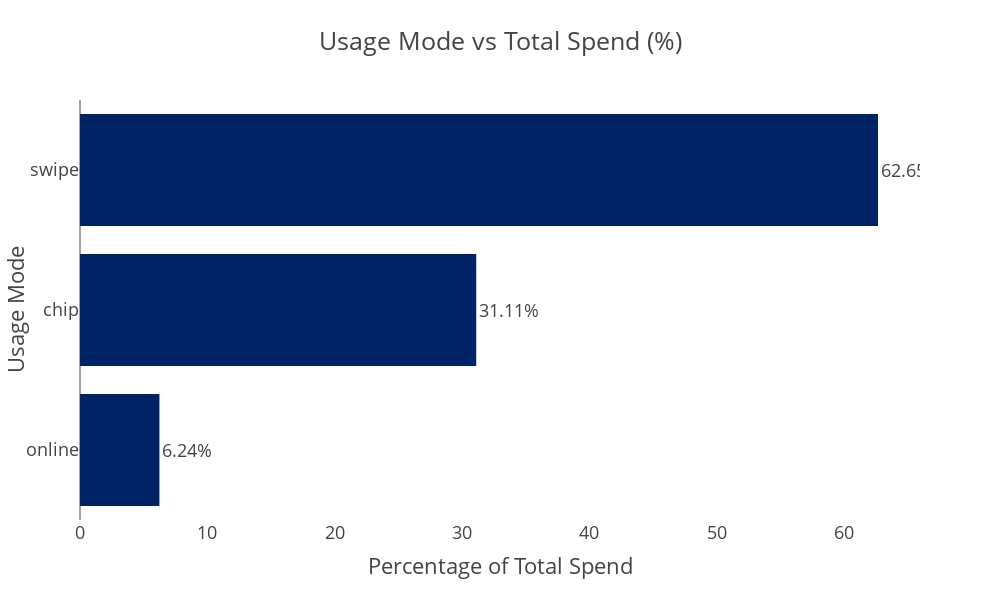

Notebook code for this chart:
### Code cell
fig = px.bar(
    usage_vs_spend,
    x='percentage',
    y='Use Chip',
    orientation='h',
    title='Usage Mode vs Total Spend (%)',
    color_discrete_sequence=['#002366'],
    text='percentage',
    height=600,
    width=1000
)

fig.update_layout(
    template="presentation",
    xaxis_title="Percentage of Total Spend",
    yaxis_title="Usage Mode",
    legend_title_text=None,
    paper_bgcolor="rgba(0, 0, 0, 0)",
    plot_bgcolor="rgba(0, 0, 0, 0)",
    xaxis=dict(showgrid=False),
    yaxis=dict(showgrid=False)
)

fig.update_traces(
    texttemplate="%{text:.2f}%",
    textposition="outside",
    marker_line_width=0
)

fig.write_image(os.path.join(results_dir, 'Usage_Mode_vs_Total_Spend.jpg'))
fig.write_image(os.path.join(results_dir, 'Usage_Mode_vs_Total_Spend.png'))
fig.write_html(os.path.join(results_dir, 'Usage_Mode_vs_Total_Spend.html'))

fig.show()

### Figure 1 — Plotly figure (JSON) as saved in the notebook; plotly's stock layout.template omitted (floating-point values rounded to 4 significant figures)
{"data": [{"hovertemplate": "percentage=%{text}<br>Use Chip=%{y}<extra></extra>", "legendgroup": "", "marker": {"color": "#002366", "line": {"width": 0}, "pattern": {"shape": ""}}, "name": "", "orientation": "h", "showlegend": false, "text": [6.236, 31.11, 62.65], "textposition": "outside", "texttemplate": "%{text:.2f}%", "type": "bar", "x": [6.236, 31.11, 62.65], "xaxis": "x", "y": ["online", "chip", "swipe"], "yaxis": "y"}], "layout": {"barmode": "relative", "height": 600, "legend": {"tracegroupgap": 0}, "paper_bgcolor": "rgba(0, 0, 0, 0)", "plot_bgcolor": "rgba(0, 0, 0, 0)", "title": {"text": "Usage Mode vs Total Spend (%)"}, "width": 1000, "xaxis": {"anchor": "y", "autorange": true, "domain": [0, 1], "range": [0, 65.95], "showgrid": false, "title": {"text": "Percentage of Total Spend"}, "type": "linear"}, "yaxis": {"anchor": "x", "autorange": true, "domain": [0, 1], "range": [-0.5, 2.5], "showgrid": false, "title": {"text": "Usage Mode"}, "type": "category"}}}
